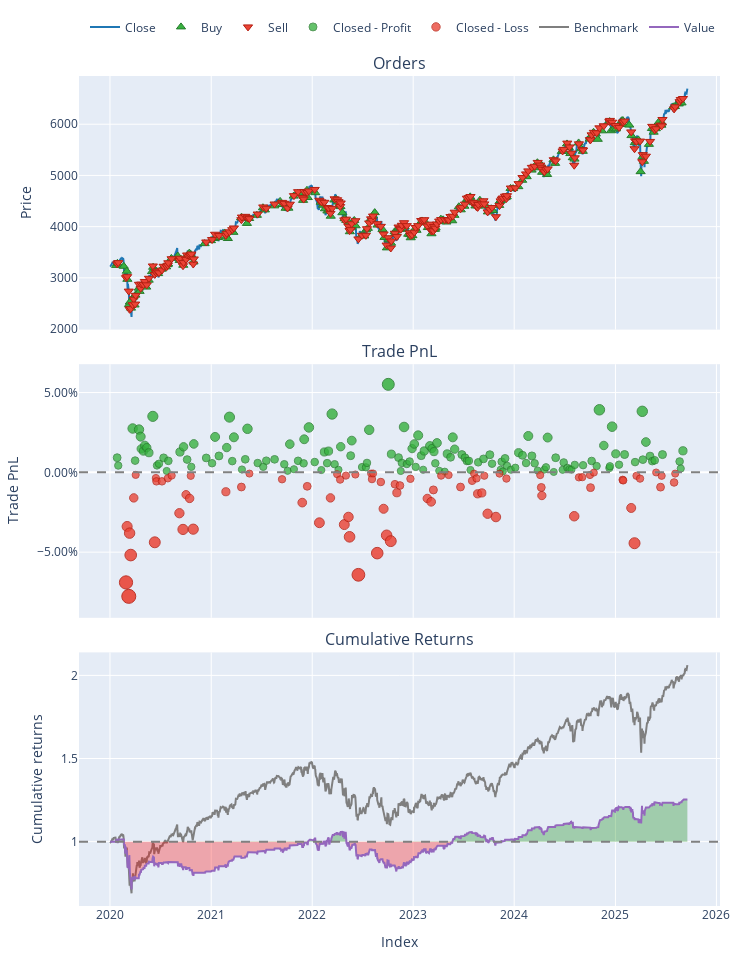

Notebook source saved alongside this figure:
### Code cell
import pandas as pd
import numpy as np
from sklearn.ensemble import RandomForestRegressor
from sklearn.metrics import mean_absolute_error
import matplotlib.pyplot as plt

window_years = 3  # nombre d'années de données pour entraîner (ex : 3 ans)
trading_days_per_year = 250
window_size = window_years * trading_days_per_year  # ~750 jours
start_date = '2020-01-01'
end_date = '2025-09-18'
df = data.copy()

features = df.drop(columns=['cible'])
target = df['cible']

# === Initialisation des listes === #
predictions = []
true_values = []
prediction_dates = []
signals = []          # signal d'achat (True) ou non (False)
portfolio_returns = []  # rendement journalier du portefeuille

for current_date in pd.date_range(start=start_date, end=end_date, freq='B'):  # freq='B' = jours ouvrés
    if current_date not in df.index:
        continue

    end_train_idx = df.index.get_loc(current_date)
    start_train_idx = end_train_idx - window_size

    if start_train_idx < 0:
        continue  # pas assez d'historique

    # Définir les fenêtres d'entraînement et de test
    X_train = features.iloc[start_train_idx:end_train_idx]
    y_train = target.iloc[start_train_idx:end_train_idx]

    X_test = features.loc[[current_date]]
    y_test = target.loc[current_date]

    # Entraîner le modèle
    model = RandomForestRegressor(n_estimators=100, random_state=42, n_jobs=-1)
    model.fit(X_train, y_train)

    # Prédire
    y_pred = model.predict(X_test)[0]

    # Stocker
    predictions.append(y_pred)
    true_values.append(y_test)
    prediction_dates.append(current_date)

    # Calculer le signal : acheter si la prédiction est plus haute que le dernier prix connu
    last_price = y_train.iloc[-1]
    signal = y_pred > last_price
    signals.append(signal)

    # Calculer le rendement journalier du portefeuille (basé sur le signal précédent)
    if len(signals) > 1:
        prev_signal = signals[-2]
        # Calcul du rendement entre le prix actuel et le précédent
        prev_true = true_values[-2]
        daily_return = (y_test / prev_true) - 1 if prev_signal else 0
        portfolio_returns.append(daily_return)

    print(f"Date {current_date.date()} : entraînement modèle, prédiction et backtesting...")

# Pour aligner les dates des rendements (décalage d’un jour par rapport aux signaux)
returns_dates = prediction_dates[1:]

# === Résultats === #
results = pd.DataFrame({
    'Valeur réelle': true_values,
    'Prédiction': predictions,
    'Signal achat': signals
}, index=prediction_dates)

previous_price = df['cible'].shift(1).reindex(results.index)
entries = results['Prédiction'] > previous_price
exits = ~entries

price = df['cible'].reindex(results.index)

portfolio = vbt.Portfolio.from_signals(
    close=price,
    entries=entries,
    exits=exits
)

portfolio.plot().show()
print(portfolio.stats())

# === Évaluation === #
mae = mean_absolute_error(results['Valeur réelle'], results['Prédiction'])
print(f"\n✅ MAE global ({start_date} ➜ {end_date}): {mae:.2f}\n")

print(results.head())

# === Performance portefeuille === #
portfolio_returns = np.array(portfolio_returns)
cumulative_returns = np.cumprod(1 + portfolio_returns) - 1

print(f"Retour cumulé du portefeuille: {cumulative_returns[-1]:.2%}")

# === Affichage === #
plt.figure(figsize=(14,7))

plt.subplot(2,1,1)
plt.plot(results.index, results['Valeur réelle'], label='Valeur réelle', color='blue')
plt.plot(results.index, results['Prédiction'], label='Prédiction', color='red', alpha=0.7)
plt.title("Modèle Random Forest avec fenêtre glissante")
plt.ylabel("Valeur")
plt.legend()
plt.grid(True, alpha=0.3)

plt.subplot(2,1,2)
plt.plot(returns_dates, cumulative_returns, label='Performance portefeuille', color='green')
plt.xlabel("Date")
plt.ylabel("Retour cumulé")
plt.legend()
plt.grid(True, alpha=0.3)

plt.tight_layout()
plt.show()

# === Affichage === #
plt.figure(figsize=(12,6))
plt.plot(results.index, results['Valeur réelle'], label='Valeur réelle', color='blue')
plt.plot(results.index, results['Prédiction'], label='Prédiction', color='red', alpha=0.7)
plt.title("Modèle Random Forest avec fenêtre glissante")
plt.xlabel("Date")
plt.ylabel("S&P 500 (ou cible)")
plt.legend()
plt.grid(True, alpha=0.3)
plt.tight_layout()
plt.show()

### Figure 1 — Plotly figure (JSON) as saved in the notebook; plotly's stock layout.template omitted (floating-point values rounded to 4 significant figures; data arrays with more than 128 entries replaced by an {"elided": "..."} marker saying what was removed)
{"data": [{"legendgroup": "0", "line": {"color": "#1f77b4"}, "name": "Close", "showlegend": true, "type": "scatter", "uid": "aff9a38b-0c81-4578-9078-e4b9c213065f", "x": {"elided": "1436 str values"}, "xaxis": "x", "y": {"elided": "1436 float values"}, "yaxis": "y"}, {"customdata": {"elided": "225x3 float values"}, "hovertemplate": "Order Id: %{customdata[0]}<br>Timestamp: %{x}<br>Price: %{y}<br>Size: %{customdata[1]:.6f}<br>Fees: %{customdata[2]:.6f}", "legendgroup": "1", "marker": {"color": "#37B13F", "line": {"color": "rgb(38,123,44)", "width": 1}, "size": 8, "symbol": "triangle-up"}, "mode": "markers", "name": "Buy", "type": "scatter", "uid": "2e28d641-cfcf-4f4d-938a-0c25d85969fb", "x": {"elided": "225 str values"}, "xaxis": "x", "y": {"elided": "225 float values"}, "yaxis": "y"}, {"customdata": {"elided": "225x3 float values"}, "hovertemplate": "Order Id: %{customdata[0]}<br>Timestamp: %{x}<br>Price: %{y}<br>Size: %{customdata[1]:.6f}<br>Fees: %{customdata[2]:.6f}", "legendgroup": "2", "marker": {"color": "#EA4335", "line": {"color": "rgb(181,31,18)", "width": 1}, "size": 8, "symbol": "triangle-down"}, "mode": "markers", "name": "Sell", "type": "scatter", "uid": "312d223c-c55a-4eb3-8f41-9488b11434e7", "x": {"elided": "225 str values"}, "xaxis": "x", "y": {"elided": "225 float values"}, "yaxis": "y"}, {"customdata": {"elided": "142x4 float values"}, "hovertemplate": "Exit Trade Id: %{customdata[0]}<br>Position Id: %{customdata[1]}<br>Exit Timestamp: %{x}<br>PnL: %{customdata[2]:.6f}<br>Return: %{customdata[3]:.2%}", "legendgroup": "3", "marker": {"color": "#37B13F", "line": {"color": "rgb(38,123,44)", "width": 1}, "opacity": {"elided": "142 float values"}, "size": {"elided": "142 float values"}, "symbol": "circle"}, "mode": "markers", "name": "Closed - Profit", "type": "scatter", "uid": "c20851b6-346d-4c08-bcc9-482a8b76e8f3", "x": {"elided": "142 str values"}, "xaxis": "x2", "y": {"elided": "142 float values"}, "yaxis": "y2"}, {"customdata": {"elided": "83x4 float values"}, "hovertemplate": "Exit Trade Id: %{customdata[0]}<br>Position Id: %{customdata[1]}<br>Exit Timestamp: %{x}<br>PnL: %{customdata[2]:.6f}<br>Return: %{customdata[3]:.2%}", "legendgroup": "4", "marker": {"color": "#EA4335", "line": {"color": "rgb(181,31,18)", "width": 1}, "opacity": [0.8831, 0.8154, 0.9, 0.8235, 0.85, 0.7808, 0.7529, 0.8345, 0.7568, 0.7608, 0.7607, 0.7571, 0.7538, 0.7993, 0.819, 0.7769, 0.7814, 0.7541, 0.8186, 0.7733, 0.7676, 0.7514, 0.7582, 0.7865, 0.7667, 0.8109, 0.7808, 0.7521, 0.7586, 0.8131, 0.7538, 0.8039, 0.8279, 0.7525, 0.8739, 0.7513, 0.7581, 0.7512, 0.8477, 0.7616, 0.794, 0.826, 0.8332, 0.7642, 0.7745, 0.7658, 0.7577, 0.7815, 0.7855, 0.7711, 0.7538, 0.7531, 0.7676, 0.7601, 0.7514, 0.7572, 0.7758, 0.7748, 0.754, 0.7999, 0.8039, 0.7515, 0.7574, 0.7532, 0.7681, 0.778, 0.803, 0.7559, 0.7557, 0.7531, 0.7684, 0.7502, 0.7589, 0.7596, 0.793, 0.8357, 0.7541, 0.7574, 0.75, 0.7678, 0.7541, 0.7621, 0.7514], "size": [13.21, 10.05, 14.0, 10.43, 11.67, 8.437, 7.137, 10.95, 7.317, 7.502, 7.502, 7.331, 7.177, 9.302, 10.22, 8.254, 8.465, 7.191, 10.2, 8.09, 7.823, 7.063, 7.385, 8.702, 7.781, 9.841, 8.437, 7.098, 7.4, 9.945, 7.177, 9.515, 10.64, 7.117, 12.78, 7.063, 7.376, 7.056, 11.56, 7.539, 9.051, 10.55, 10.88, 7.665, 8.145, 7.737, 7.358, 8.469, 8.657, 7.986, 7.179, 7.146, 7.822, 7.471, 7.067, 7.336, 8.206, 8.156, 7.187, 9.331, 9.517, 7.068, 7.345, 7.15, 7.845, 8.305, 9.473, 7.277, 7.265, 7.144, 7.857, 7.008, 7.415, 7.448, 9.005, 11.0, 7.19, 7.346, 7.0, 7.83, 7.189, 7.564, 7.065], "symbol": "circle"}, "mode": "markers", "name": "Closed - Loss", "type": "scatter", "uid": "a631a118-2cbc-4598-9530-d6aea7e512e9", "x": ["2020-02-28T00:00:00.000000000", "2020-03-03T00:00:00.000000000", "2020-03-09T00:00:00.000000000", "2020-03-12T00:00:00.000000000", "2020-03-16T00:00:00.000000000", "2020-03-27T00:00:00.000000000", "2020-04-03T00:00:00.000000000", "2020-06-11T00:00:00.000000000", "2020-06-15T00:00:00.000000000", "2020-06-17T00:00:00.000000000", "2020-07-07T00:00:00.000000000", "2020-07-28T00:00:00.000000000", "2020-08-11T00:00:00.000000000", "2020-09-08T00:00:00.000000000", "2020-09-21T00:00:00.000000000", "2020-10-02T00:00:00.000000000", "2020-10-15T00:00:00.000000000", "2020-10-19T00:00:00.000000000", "2020-10-28T00:00:00.000000000", "2021-02-23T00:00:00.000000000", "2021-04-20T00:00:00.000000000", "2021-05-19T00:00:00.000000000", "2021-09-14T00:00:00.000000000", "2021-11-26T00:00:00.000000000", "2021-12-14T00:00:00.000000000", "2022-01-27T00:00:00.000000000", "2022-03-08T00:00:00.000000000", "2022-04-01T00:00:00.000000000", "2022-04-12T00:00:00.000000000", "2022-04-27T00:00:00.000000000", "2022-05-03T00:00:00.000000000", "2022-05-12T00:00:00.000000000", "2022-05-16T00:00:00.000000000", "2022-06-06T00:00:00.000000000", "2022-06-17T00:00:00.000000000", "2022-08-02T00:00:00.000000000", "2022-08-05T00:00:00.000000000", "2022-08-09T00:00:00.000000000", "2022-08-24T00:00:00.000000000", "2022-09-06T00:00:00.000000000", "2022-09-16T00:00:00.000000000", "2022-09-27T00:00:00.000000000", "2022-10-12T00:00:00.000000000", "2022-10-27T00:00:00.000000000", "2022-11-03T00:00:00.000000000", "2022-11-14T00:00:00.000000000", "2022-12-22T00:00:00.000000000", "2023-02-21T00:00:00.000000000", "2023-03-07T00:00:00.000000000", "2023-03-15T00:00:00.000000000", "2023-04-12T00:00:00.000000000", "2023-05-09T00:00:00.000000000", "2023-06-21T00:00:00.000000000", "2023-08-02T00:00:00.000000000", "2023-08-09T00:00:00.000000000", "2023-08-18T00:00:00.000000000", "2023-08-22T00:00:00.000000000", "2023-09-06T00:00:00.000000000", "2023-09-15T00:00:00.000000000", "2023-09-27T00:00:00.000000000", "2023-10-27T00:00:00.000000000", "2023-11-09T00:00:00.000000000", "2023-12-04T00:00:00.000000000", "2024-04-04T00:00:00.000000000", "2024-04-08T00:00:00.000000000", "2024-04-10T00:00:00.000000000", "2024-08-05T00:00:00.000000000", "2024-08-22T00:00:00.000000000", "2024-09-03T00:00:00.000000000", "2024-10-01T00:00:00.000000000", "2024-10-03T00:00:00.000000000", "2024-10-15T00:00:00.000000000", "2025-01-27T00:00:00.000000000", "2025-01-29T00:00:00.000000000", "2025-02-27T00:00:00.000000000", "2025-03-11T00:00:00.000000000", "2025-03-18T00:00:00.000000000", "2025-03-31T00:00:00.000000000", "2025-05-28T00:00:00.000000000", "2025-06-13T00:00:00.000000000", "2025-06-17T00:00:00.000000000", "2025-08-01T00:00:00.000000000", "2025-08-05T00:00:00.000000000"], "xaxis": "x2", "y": [-0.06898, -0.03392, -0.07771, -0.0381, -0.05183, -0.01601, -0.001603, -0.04384, -0.0036, -0.005649, -0.005644, -0.00375, -0.002047, -0.02561, -0.03577, -0.01399, -0.01633, -0.002196, -0.0356, -0.01217, -0.009211, -0.0007838, -0.004346, -0.01896, -0.008743, -0.03159, -0.01602, -0.001168, -0.004519, -0.03274, -0.002048, -0.02797, -0.0404, -0.001373, -0.0642, -0.0007773, -0.004249, -0.0007054, -0.05063, -0.006061, -0.02283, -0.03944, -0.04312, -0.007454, -0.01278, -0.008252, -0.00405, -0.01637, -0.01846, -0.01102, -0.002069, -0.001697, -0.009201, -0.0053, -0.0008192, -0.00381, -0.01346, -0.01291, -0.002151, -0.02593, -0.028, -0.0008357, -0.003906, -0.001746, -0.009457, -0.01455, -0.02751, -0.003154, -0.003018, -0.001681, -0.009586, -0.0001712, -0.004679, -0.005047, -0.02232, -0.04441, -0.002185, -0.003924, -8.119e-05, -0.009288, -0.002179, -0.006341, -0.0007975], "yaxis": "y2"}, {"legendgroup": "5", "line": {"color": "#7f7f7f"}, "name": "Benchmark", "showlegend": true, "type": "scatter", "uid": "ae278390-6f68-4fa7-a14d-657860f704ff", "x": {"elided": "1436 str values"}, "xaxis": "x3", "y": {"elided": "1436 float values"}, "yaxis": "y3"}, {"hoverinfo": "skip", "legendgroup": "6", "line": {"color": "rgba(0, 0, 0, 0)", "width": 0}, "opacity": 0, "showlegend": false, "type": "scatter", "uid": "ea375711-f4df-4326-a966-52b2696caad4", "x": {"elided": "1436 str values"}, "xaxis": "x3", "y": {"elided": "1436 int values"}, "yaxis": "y3"}, {"connectgaps": false, "fill": "tonexty", "fillcolor": "rgba(0, 128, 0, 0.3)", "hoverinfo": "skip", "legendgroup": "6", "line": {"color": "rgba(0, 0, 0, 0)", "width": 0}, "opacity": 0, "showlegend": false, "type": "scatter", "uid": "e3ca6cc3-99ca-40f6-a9d2-78699c041dca", "x": {"elided": "1436 str values"}, "xaxis": "x3", "y": {"elided": "1436 float values"}, "yaxis": "y3"}, {"hoverinfo": "skip", "legendgroup": "6", "line": {"color": "rgba(0, 0, 0, 0)", "width": 0}, "opacity": 0, "showlegend": false, "type": "scatter", "uid": "2c1c3264-f7a3-4bbe-b56b-f4d2ba1b1292", "x": {"elided": "1436 str values"}, "xaxis": "x3", "y": {"elided": "1436 int values"}, "yaxis": "y3"}, {"connectgaps": false, "fill": "tonexty", "fillcolor": "rgba(255, 0, 0, 0.3)", "hoverinfo": "skip", "legendgroup": "6", "line": {"color": "rgba(0, 0, 0, 0)", "width": 0}, "opacity": 0, "showlegend": false, "type": "scatter", "uid": "b82fc928-f4ce-4a2b-824e-04b373c1d320", "x": {"elided": "1436 str values"}, "xaxis": "x3", "y": {"elided": "1436 float values"}, "yaxis": "y3"}, {"legendgroup": "7", "line": {"color": "#9467bd"}, "name": "Value", "showlegend": true, "type": "scatter", "uid": "c08f9cb4-b7ed-48eb-a5e6-742df2f9a73a", "x": {"elided": "1436 str values"}, "xaxis": "x3", "y": {"elided": "1436 float values"}, "yaxis": "y3"}, {"hoverinfo": "skip", "legendgroup": "6", "line": {"color": "rgba(0, 0, 0, 0)", "width": 0}, "opacity": 0, "showlegend": false, "type": "scatter", "uid": "8b039b94-38dc-45d5-bd52-2f9bff7b6dbd", "x": {"elided": "1436 str values"}, "xaxis": "x3", "y": {"elided": "1436 int values"}, "yaxis": "y3"}], "layout": {"annotations": [{"font": {"size": 16}, "showarrow": false, "text": "Orders", "x": 0.5, "xanchor": "center", "xref": "paper", "y": 1, "yanchor": "bottom", "yref": "paper"}, {"font": {"size": 16}, "showarrow": false, "text": "Trade PnL", "x": 0.5, "xanchor": "center", "xref": "paper", "y": 0.6528, "yanchor": "bottom", "yref": "paper"}, {"font": {"size": 16}, "showarrow": false, "text": "Cumulative Returns", "x": 0.5, "xanchor": "center", "xref": "paper", "y": 0.3056, "yanchor": "bottom", "yref": "paper"}], "height": 960, "legend": {"orientation": "h", "traceorder": "normal", "x": 1, "xanchor": "right", "y": 1.042, "yanchor": "bottom"}, "margin": {"b": 30, "l": 30, "r": 30, "t": 30}, "shapes": [{"line": {"color": "gray", "dash": "dash"}, "type": "line", "x0": 0, "x1": 1, "xref": "paper", "y0": 0, "y1": 0, "yref": "y2"}, {"line": {"color": "gray", "dash": "dash"}, "type": "line", "x0": 0, "x1": 1, "xref": "paper", "y0": 1, "y1": 1, "yref": "y3"}], "showlegend": true, "width": 750, "xaxis": {"anchor": "y", "domain": [0, 1], "matches": "x3", "showticklabels": false}, "xaxis2": {"anchor": "y2", "domain": [0, 1], "matches": "x3", "showticklabels": false}, "xaxis3": {"anchor": "y3", "domain": [0, 1], "title": {"text": "Index"}}, "yaxis": {"anchor": "x", "domain": [0.6944, 1], "title": {"text": "Price"}}, "yaxis2": {"anchor": "x2", "domain": [0.3472, 0.6528], "tickformat": ".2%", "title": {"text": "Trade PnL"}}, "yaxis3": {"anchor": "x3", "domain": [0, 0.3056], "title": {"text": "Cumulative returns"}}}}
